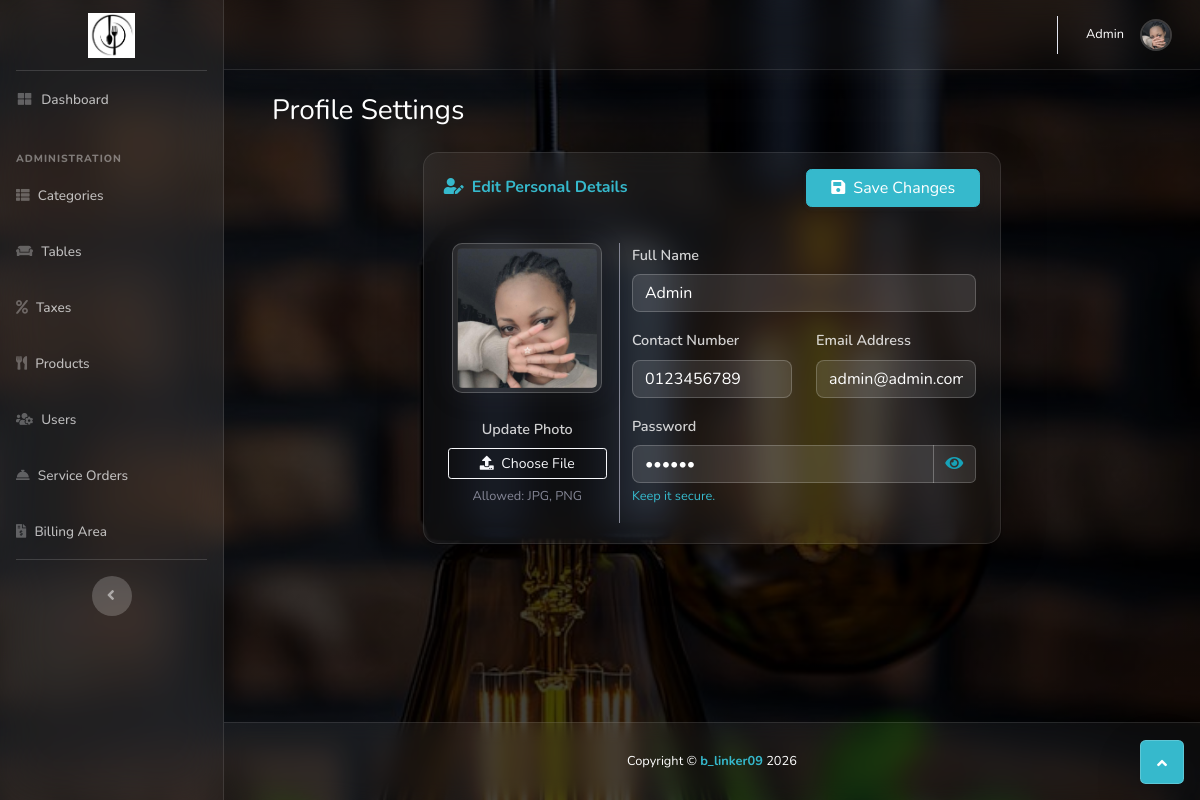
The page /profile.php (signed in) on the database its author committed.
### tables this page shows
CREATE TABLE `restaurant_table` (
  `restaurant_id` int(11) NOT NULL,
  `restaurant_name` varchar(250) NOT NULL,
  `restaurant_tag_line` varchar(300) NOT NULL,
  `restaurant_address` text NOT NULL,
  `restaurant_contact_no` varchar(30) NOT NULL,
  `restaurant_email` varchar(250) NOT NULL,
  `restaurant_currency` varchar(10) NOT NULL,
  `restaurant_timezone` varchar(250) NOT NULL,
  `restaurant_logo` varchar(250) NOT NULL
);

CREATE TABLE `user_table` (
  `user_id` int(11) NOT NULL,
  `user_name` varchar(250) NOT NULL,
  `user_contact_no` varchar(30) NOT NULL,
  `user_email` varchar(30) NOT NULL,
  `user_password` varchar(250) NOT NULL,
  `user_profile` varchar(250) NOT NULL,
  `user_type` enum('Master','Waiter','Cashier','User') NOT NULL,
  `user_status` enum('Enable','Disable') NOT NULL,
  `user_created_on` datetime NOT NULL,
  `reset_request` int(1) DEFAULT 0
);

### rms.php (called while the page is built, shortened)
<?php
class rms
{
    public $connect;
    public $query;
    public $statement;
    function __construct()
    {
        try {
            $this->connect = new PDO("mysql:host=localhost;dbname=restaurant-management", "root", "");
            $this->connect->setAttribute(PDO::ATTR_ERRMODE, PDO::ERRMODE_EXCEPTION);
        } catch (PDOException $e) {
            die("Connection failed: " . $e->getMessage());
        }
        date_default_timezone_set($this->Set_timezone());
        $this->cur = $this->Get_currency_symbol();
    }
    function execute($data = null)
    {
        $this->statement = $this->connect->prepare($this->query);
        return $this->statement->execute($data);
    }
    function row_count()
    {
        return $this->statement->rowCount();
    }
    function statement_result()
    {
        return $this->statement->fetchAll(PDO::FETCH_ASSOC);
    }
    function get_result()
    {
        $this->statement = $this->connect->prepare($this->query);
        $this->statement->execute();
        return $this->statement->fetchAll(PDO::FETCH_ASSOC);
    }
    function is_user() { return (isset($_SESSION['user_type']) && $_SESSION["user_type"] == 'User'); }
    function is_master_user() { return (isset($_SESSION['user_type']) && ($_SESSION["user_type"] == 'Master' || $_SESSION["user_type"] == 'Admin')); }
    function is_waiter_user() { return (isset($_SESSION['user_type']) && $_SESSION["user_type"] == 'Waiter'); }
    function is_cashier_user() { return (isset($_SESSION['user_type']) && $_SESSION["user_type"] == 'Cashier'); }
    function Get_restaurant_logo()
    {
        $this->query = "SELECT restaurant_logo FROM restaurant_table LIMIT 1";
        $result = $this->get_result();
        return $result[0]['restaurant_logo'] ?? '';
    }
    function Set_timezone()
    {
        $this->query = "SELECT restaurant_timezone FROM restaurant_table LIMIT 1";
        $this->execute();
        $result = $this->statement_result();
        return $result[0]['restaurant_timezone'] ?? 'Africa/Nairobi';
    }
    function Get_currency_symbol()
    {
        $this->query = "SELECT restaurant_currency FROM restaurant_table LIMIT 1";
        $this->execute();
        $result = $this->statement_result();
        if($this->row_count() > 0) {
            $currency_code = strtoupper($result[0]['restaurant_currency']);
            foreach ($this->currency_array() as $c_row) {
                if ($c_row['code'] == $currency_code) return $c_row["symbol"];
            }
        }
        return 'Ksh';
    }
    function currency_array()
    {
        return array(
            array('code' => 'KSH', 'name' => 'Kenyan Shilling', 'symbol' => 'Ksh'),
            array('code' => 'USD', 'name' => 'United States Dollar', 'symbol' => '$'),
            array('code' => 'INR', 'name' => 'Indian Rupee', 'symbol' => '₹'),
            array('code' => 'GBP', 'name' => 'Pound Sterling', 'symbol' => '£'),
            array('code' => 'EUR', 'name' => 'Euro', 'symbol' => '€')
        );
    }
}
?>

### profile.php (the view, shortened to what this page needs)
<?php
include('rms.php');
$object = new rms();
$object->query = "SELECT * FROM user_table WHERE user_id = :user_id";
$object->execute(['user_id' => $_SESSION["user_id"]]);
$result = $object->statement_result();
include('header.php');
?>
<div class="container-fluid">
    <h1 class="h3 mb-4 text-white">Profile Settings</h1>
    <form method="post" id="profile_form" enctype="multipart/form-data">
        <div class="row">
            <div class="col-md-10 col-lg-8 mx-auto">
                <div class="card glass-card shadow-lg mb-4">
                    <div class="card-header py-3 bg-transparent border-bottom-0">
                        <div class="row align-items-center">
                            <div class="col">
                                <h6 class="m-0 font-weight-bold text-info"><i class="fas fa-user-edit mr-2"></i>Edit Personal Details</h6>
                            </div>
                            <div class="col text-right">
                                <button type="submit" name="edit_button" id="edit_button" class="btn btn-info px-4 shadow-sm">
                                    <i class="fas fa-save mr-1"></i> Save Changes
                                </button>
                            </div>
                        </div>
                    </div>
                    <div class="card-body px-4">
                        <div class="row">
                            <div class="col-md-4 text-center border-right border-secondary">
                                <div id="uploaded_image" class="mb-3">
                                    </div>
                                <div class="form-group">
                                    <label>Update Photo</label>
                                    <button type="button" class="btn btn-outline-light btn-sm btn-block" onclick="document.getElementById('user_image').click();">
                                        <i class="fas fa-upload mr-1"></i> Choose File
                                    </button>
                                    <small class="text-muted d-block mt-2">Allowed: JPG, PNG</small>
                                </div>
                            </div>
                            <div class="col-md-8">
                                <div class="form-group">
                                    <label>Full Name</label>
                                    <input type="text" name="user_name" id="user_name" class="form-control" required data-parsley-pattern="/^[a-zA-Z0-9 \s]+$/" data-parsley-maxlength="175" data-parsley-trigger="keyup" />
                                </div>
                                <div class="row">
                                    <div class="col-md-6">
                                        <div class="form-group">
                                            <label>Contact Number</label>
                                            <input type="text" name="user_contact_no" id="user_contact_no" class="form-control" required data-parsley-maxlength="12" data-parsley-type="integer" data-parsley-trigger="keyup" />
                                        </div>
                                    </div>
                                    <div class="col-md-6">
                                        <div class="form-group">
                                            <label>Email Address</label>
                                            <input type="text" name="user_email" id="user_email" class="form-control" required data-parsley-maxlength="175" data-parsley-type="email" data-parsley-trigger="keyup" />
                                        </div>
                                    </div>
                                </div>
                                <div class="form-group">
                                    <label>Password</label>
                                    <div class="input-group">
                                        <input type="password" name="user_password" id="user_password" class="form-control" required data-parsley-maxlength="16" data-parsley-trigger="keyup" />
                                        <div class="input-group-append">
                                            <button class="btn btn-outline-info" type="button" id="toggle_password">
                                                <i class="fas fa-eye" id="password_icon"></i>
                                            </button>
                                        </div>
                                    </div>
                                    <small class="text-info">Keep it secure.</small>
                                </div>
                            </div>
                        </div>
                    </div>
                </div>
            </div>
        </div>
    </form>
</div>
<?php include('footer.php'); ?>

### header.php (shortened to what this page needs)
<!DOCTYPE html>
<html lang="en">
<head>
    <link href="vendor/fontawesome-free/css/all.min.css" rel="stylesheet" type="text/css">
    <link href="css/sb-admin-2.min.css" rel="stylesheet">
    <link href="vendor/datatables/dataTables.bootstrap4.min.css" rel="stylesheet">
    <link rel="stylesheet" type="text/css" href="vendor/parsley/parsley.css"/>
    <link rel="stylesheet" type="text/css" href="vendor/bootstrap-select/bootstrap-select.min.css"/>
</head>
<body id="page-top">
    <div id="wrapper">
        <ul class="navbar-nav sidebar sidebar-dark accordion" id="accordionSidebar">
            <a class="sidebar-brand d-flex align-items-center justify-content-center" href="<?php echo ($object->is_user()) ? 'user_dashboard.php' : 'dashboard.php'; ?>">
                <?php
                if($object->Get_restaurant_logo() != '') {
                    echo '<img src="'.$object->Get_restaurant_logo().'" class="img-fluid" style="max-height: 45px;" />';
                } else {
                    echo '<div class="sidebar-brand-icon rotate-n-15"><i class="fas fa-utensils"></i></div>';
                    echo '<div class="sidebar-brand-text mx-3">RMS</div>';
                }
                ?>
            </a>
            <hr class="sidebar-divider my-0">
            <?php
                $dash_link = ($object->is_user()) ? 'user_dashboard.php' : 'dashboard.php';
                $dash_label = ($object->is_user()) ? 'Main Menu' : 'Dashboard';
                $is_active = (basename($_SERVER['PHP_SELF']) == $dash_link) ? 'active' : '';
            ?>
            <li class="nav-item <?php echo $is_active; ?>">
                <a class="nav-link" href="<?php echo $dash_link; ?>">
                    <i class="fas fa-fw fa-th-large"></i>
                    <span><?php echo $dash_label; ?></span>
                </a>
            </li>
            <?php if($object->is_master_user()) {
                $object->query = "SELECT COUNT(user_id) as total FROM user_table WHERE reset_request = 1";
            ?>
                <div class="sidebar-heading">ADMINISTRATION</div>
                <li class="nav-item <?php if(basename($_SERVER['PHP_SELF']) == 'category.php') echo 'active'; ?>">
                    <a class="nav-link" href="category.php"><i class="fas fa-th-list"></i> <span>Categories</span></a>
                </li>
                <li class="nav-item <?php if(basename($_SERVER['PHP_SELF']) == 'table.php') echo 'active'; ?>">
                    <a class="nav-link" href="table.php"><i class="fas fa-couch"></i> <span>Tables</span></a>
                </li>
                <li class="nav-item <?php if(basename($_SERVER['PHP_SELF']) == 'tax.php') echo 'active'; ?>">
                    <a class="nav-link" href="tax.php"><i class="fas fa-percent"></i> <span>Taxes</span></a>
                </li>
                <li class="nav-item <?php if(basename($_SERVER['PHP_SELF']) == 'product.php') echo 'active'; ?>">
                    <a class="nav-link" href="product.php"><i class="fas fa-utensils"></i> <span>Products</span></a>
                </li>
                <li class="nav-item <?php if(basename($_SERVER['PHP_SELF']) == 'user.php') echo 'active'; ?>">
                    <a class="nav-link position-relative" href="user.php">
                        <i class="fas fa-users-cog"></i>
                        <span>Users</span>
                    </a>
                </li>
            <?php } ?>
            <?php if($object->is_waiter_user() || $object->is_master_user()) { ?>
                <li class="nav-item <?php if(basename($_SERVER['PHP_SELF']) == 'order.php') echo 'active'; ?>">
                    <a class="nav-link" href="order.php">
                        <i class="fas fa-concierge-bell"></i>
                        <span>Service Orders</span>
                    </a>
                </li>
            <?php } ?>
            <?php if($object->is_cashier_user() || $object->is_master_user()) { ?>
                <li class="nav-item <?php if(basename($_SERVER['PHP_SELF']) == 'billing.php') echo 'active'; ?>">
                    <a class="nav-link" href="billing.php">
                        <i class="fas fa-file-invoice-dollar"></i>
                        <span>Billing Area</span>
                    </a>
                </li>
            <?php } ?>
            <hr class="sidebar-divider d-none d-md-block">
            <div class="text-center d-none d-md-inline">
                <button class="rounded-circle border-0" id="sidebarToggle"></button>
            </div>
        </ul>
        <div id="content-wrapper">
            <div id="content">
                <nav class="navbar navbar-expand navbar-light topbar mb-4 static-top shadow">
                    <ul class="navbar-nav ml-auto">
                        <?php
                        $object->query = "SELECT * FROM user_table WHERE user_id = '".$_SESSION['user_id']."'";
                        $user_result = $object->get_result();
                        $user_name = 'User';
                        $user_profile_image = 'img/undraw_profile.svg';
                        foreach($user_result as $row) {
                            if($row['user_name'] != '') $user_name = $row['user_name'];
                            if($row['user_profile'] != '') $user_profile_image = $row['user_profile'];
                        }
                        ?>
                        <li class="nav-item dropdown no-arrow">
                            <a class="nav-link dropdown-toggle" href="#" id="userDropdown" role="button" data-toggle="dropdown">
                                <span class="mr-3 d-none d-lg-inline text-white small"><?php echo $user_name; ?></span>
                                <img class="img-profile rounded-circle" src="<?php echo $user_profile_image; ?>" width="32" height="32">
                            </a>
                        </li>
                    </ul>
                </nav>
                <div class="container-fluid">

### header.php (style rules this page uses)
#wrapper { display: flex; min-height: 100vh; background: transparent !important; }
#content-wrapper { background: transparent !important; display: flex; flex-direction: column; width: 100%; }
#content { flex: 1 0 auto; background: transparent !important; }
body { background: linear-gradient(rgba(0, 0, 0, 0.75), rgba(0, 0, 0, 0.75)), url('img/bg1.jpg') no-repeat center center fixed !important; background-size: cover !important; min-height: 100vh; margin: 0; color: white; }
#accordionSidebar { background: rgba(255, 255, 255, 0.08) !important; backdrop-filter: blur(25px); -webkit-backdrop-filter: blur(25px); border-right: 1px solid rgba(255, 255, 255, 0.1); transition: all 0.3s ease; z-index: 1050; }
.sidebar-dark .nav-item .nav-link { color: rgba(255,255,255,0.7) !important; font-weight: 500; }
.sidebar-heading { color: rgba(255, 255, 255, 0.4) !important; font-size: 0.65rem !important; letter-spacing: 1px; margin-top: 1.5rem; }
.topbar { background: rgba(255, 255, 255, 0.03) !important; backdrop-filter: blur(15px); border-bottom: 1px solid rgba(255, 255, 255, 0.1); z-index: 1040; }
.img-profile { border: 2px solid rgba(255, 255, 255, 0.2); }

### profile.php (style rules this page uses)
.glass-card { background: rgba(255, 255, 255, 0.05) !important; backdrop-filter: blur(15px); border: 1px solid rgba(255, 255, 255, 0.1) !important; border-radius: 15px; color: white; }
.form-control { background: rgba(255, 255, 255, 0.1) !important; border: 1px solid rgba(255, 255, 255, 0.2) !important; color: white !important; border-radius: 8px; }
label { font-weight: 600; color: rgba(255, 255, 255, 0.8); font-size: 0.9rem; margin-bottom: 0.5rem; }
.input-group-append .btn { background: rgba(255, 255, 255, 0.1) !important; border: 1px solid rgba(255, 255, 255, 0.2) !important; border-left: none !important; color: #17a2b8 !important; transition: 0.3s; }
.input-group > .form-control:not(:last-child) { border-top-right-radius: 0 !important; border-bottom-right-radius: 0 !important; }

### rows shown on the page
restaurant_table: restaurant_logo (picture)
user_table: user_name "Admin", user_profile (picture)

### other values the page prints
$dash_label "Dashboard"
